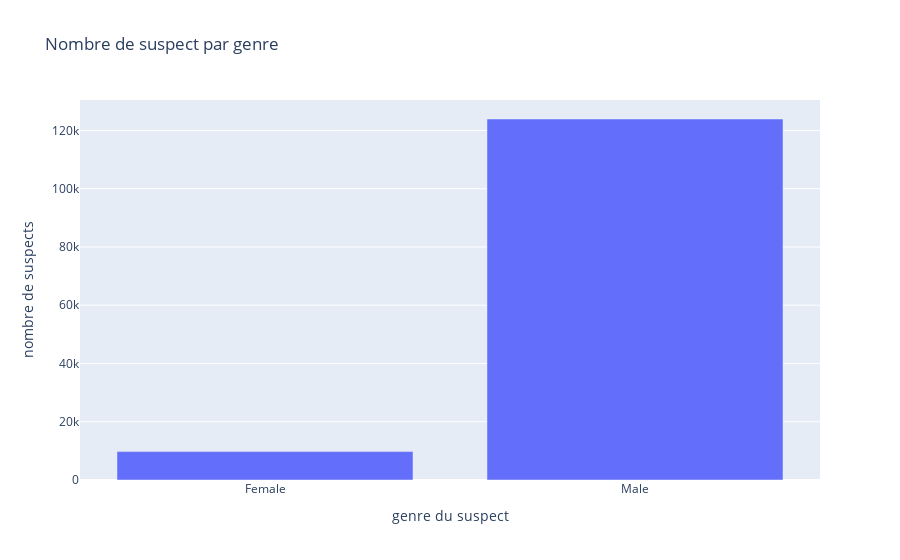

Source (notebook cell):
### Code cell
#il reste environ 10 erreurs de label concernant le genre, on se permet donc d'ignorer le problème en faisant sur une base filtrée n'ayant que les bonnes catégories
genre=['Male', 'Female']
filtered_suspects_genre=df_suspects[df_suspects['genre'].isin(genre)]

fig6 = px.bar(filtered_suspects_genre, x=sorted(pd.unique(filtered_suspects_genre['genre'])), y=filtered_suspects_genre.groupby('genre').count()['id'],
              labels={"x":"genre du suspect", "y":"nombre de suspects"},
              title="Nombre de suspect par genre")

fig6

### Figure 1 — Plotly figure (JSON) as saved in the notebook; plotly's stock layout.template omitted (floating-point values rounded to 4 significant figures)
{"data": [{"alignmentgroup": "True", "hovertemplate": "genre du suspect=%{x}<br>nombre de suspects=%{y}<extra></extra>", "legendgroup": "", "marker": {"color": "#636efa", "pattern": {"shape": ""}}, "name": "", "offsetgroup": "", "orientation": "v", "showlegend": false, "textposition": "auto", "type": "bar", "x": ["Female", "Male"], "xaxis": "x", "y": [9756, 123936], "yaxis": "y"}], "layout": {"barmode": "relative", "legend": {"tracegroupgap": 0}, "title": {"text": "Nombre de suspect par genre"}, "xaxis": {"anchor": "y", "domain": [0, 1], "title": {"text": "genre du suspect"}}, "yaxis": {"anchor": "x", "domain": [0, 1], "title": {"text": "nombre de suspects"}}}}
